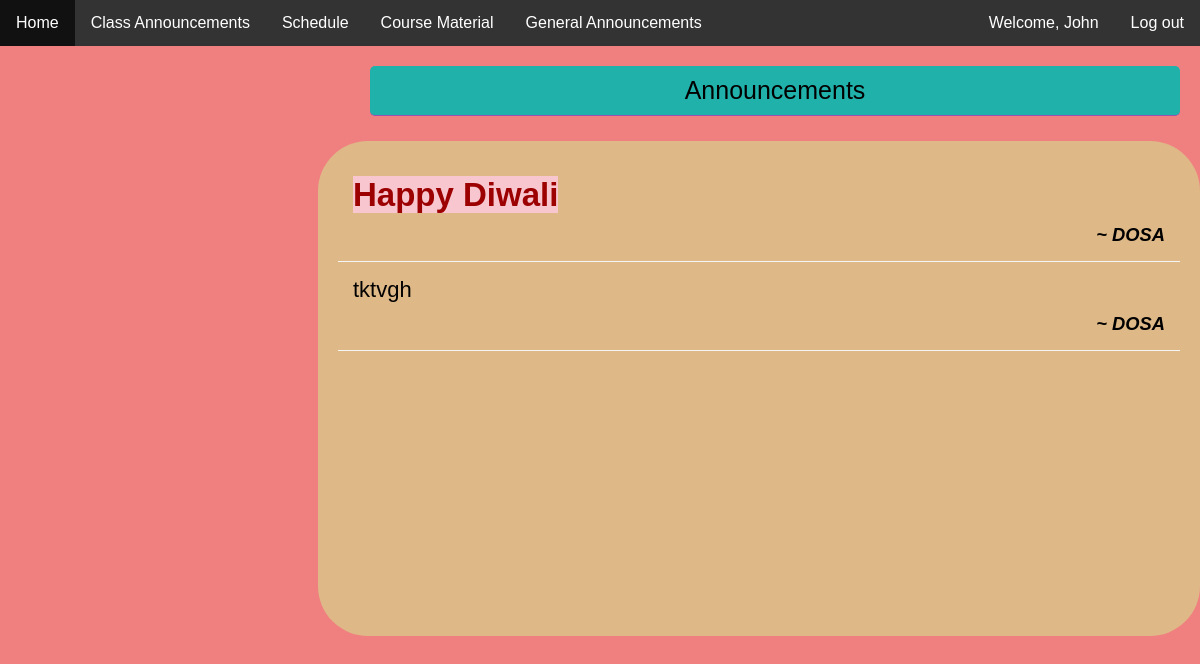
The page /staffhome (signed in) on the database its author committed.
### tables this page shows
CREATE TABLE teacher(
    reg_id TEXT primary key,
    name TEXT,
    email TEXT,
    subject TEXT,
    passwd TEXT
);

CREATE TABLE gannouncement(
    id Integer primary key autoincrement,
    sid TEXT,
    info TEXT,
    year TEXT,
    stream TEXT
);

CREATE TABLE staff(
    id TEXT primary key,
    name TEXT,
    passwd TEXT,
    email TEXT,
    designation TEXT
);

### app.py (the view, shortened to what this page needs)
@app.route("/staffhome")
@loggedin
def staffhome():
    if session["uid"][:2] == "st" or session["uid"][:2] == "te":
        name = ""
        if session["uid"][:2] == "st":
            name = db.execute("select name from staff where id = :id", id = session["uid"])
        else:
            name = db.execute("select name from teacher where reg_id = :id", id = session["uid"])
        announcements = db.execute("select * from gannouncement")
        name = name[0]["name"]
        for i in announcements:
            temp = db.execute("select designation from staff where id = :id", id= i["sid"])
            temp = temp[0]
            i["desig"] = temp["designation"]
        return render_template("staff_page.html",  id = session["uid"][:2],announcements = announcements, name = name)

### app.py (called while the page is built)
@app.after_request
def after_request(response):
    response.headers["Cache-Control"] = "no-cache, no-store, must-revalidate"
    response.headers["Expires"] = 0
    response.headers["Pragma"] = "no-cache"
    return response

### helper.py (called while the page is built)
def loggedin(f):
    @wraps(f)
    def decorated_function(*args, **kwargs):
        if session.get("uid") is None:
            return redirect(url_for("index"))
        return f(*args, **kwargs)
    return decorated_function

### templates/staff_page.html (shortened to what this page needs)
<!DOCTYPE html>
<html>
    <head>
    <link rel="stylesheet" type="text/css" href="../static/css/staff_page_css.css">
    </head>
<body>
    <nav>
        {% if id == "su"  %}
            <ul>
                <li><a class="active" href="/home">Home</a></li>
                <li><a class="active" href="/staffhome">General Announcements</a></li>
                <div class="logout_container">
                    <li><a href="#about">Welcome, {{name}}</a></li>
                    <li><a href="/logout2">Log out</a></li>
                </div>
            </ul>
        {% else %}
            {% if id == "te" %}
                <ul>
                    <li><a class="active" href="/home">Home</a></li>
                    <li><a href="/cannouncements">Class Announcements</a></li>
                    <li><a href="/schedule">Schedule</a></li>
                    <li><a href="/cmaterial">Course Material</a></li>
                    <li><a href="/staffhome">General Announcements</a></li>
                    <div class="logout_container">
                        <li><a href="#about">Welcome, {{name}}</a></li>
                        <li><a href="/logout2">Log out</a></li>
                    </div>
                </ul>
            {% endif %}
        {% endif %}
    </nav>
    <div class = "head">
        <div class="op1">Announcements</div>
    </div>
 <div class = "outline">
    <div class="inline1" style = "display:inline-block;">
        {% if announcements != [] %}
            {% for announcement in announcements %}
                <div class="boxed">{{announcement["info"] | safe}}
                <p class="left"> ~ {{announcement["desig"]}} </p>
            </div>
            {% endfor %}
        {% else %}
            <div class="boxed">No announcements yet.</div><br>
        {% endif %}
    </div>
 </div>
</body>
</html>

### static/css/staff_page_css.css (style rules this page uses)
* { margin: 0; box-sizing: border-box; }
body { font-family: Arial, Helvetica, sans-serif; background-color: lightcoral; height: auto; background-size:50% 50%; background-repeat: no-repeat; background-size: cover; }
ul { list-style-type: none; margin: 0; padding: 0; overflow: hidden; background-color: #333; }
ul .logout_container { float:right; }
li { float: left; }
li a { display: block; color: white; text-align: center; padding: 14px 16px; text-decoration: none; }
.boxed { border-bottom: 1px solid whitesmoke; padding: 15px; }
.outline { display: flex; flex-flow: row wrap; align-items: top; padding-left:285px ; height:500px; }
.inline1 { border-radius: 50px 50px 50px 50px; background-color: burlywood; border: none; color:black; font-size: 22px; padding: 20px; width: 900px; height : auto; transition: all 0.5s; margin-top: 5px; margin-left: 33px; }
.head { display: flex; flex-flow: row wrap; align-items: top; padding-left:350px ; }
.op1 { border-radius: 5px 5px 5px 5px; border-bottom: 1px solid rgb(154, 84, 175); padding: 10px; text-align: center; width: 820px; font-size: 25px; background-color: lightseagreen; margin :20px; color: black; }
.left { font-size: smaller; font-style: italic; margin-left: auto; margin-top: 10px; font-weight: bold; text-align: right; }

### rows shown on the page
teacher: name "John"
gannouncement: info "Happy Diwali", desig "DOSA"
gannouncement: info "tktvgh", desig "DOSA"
